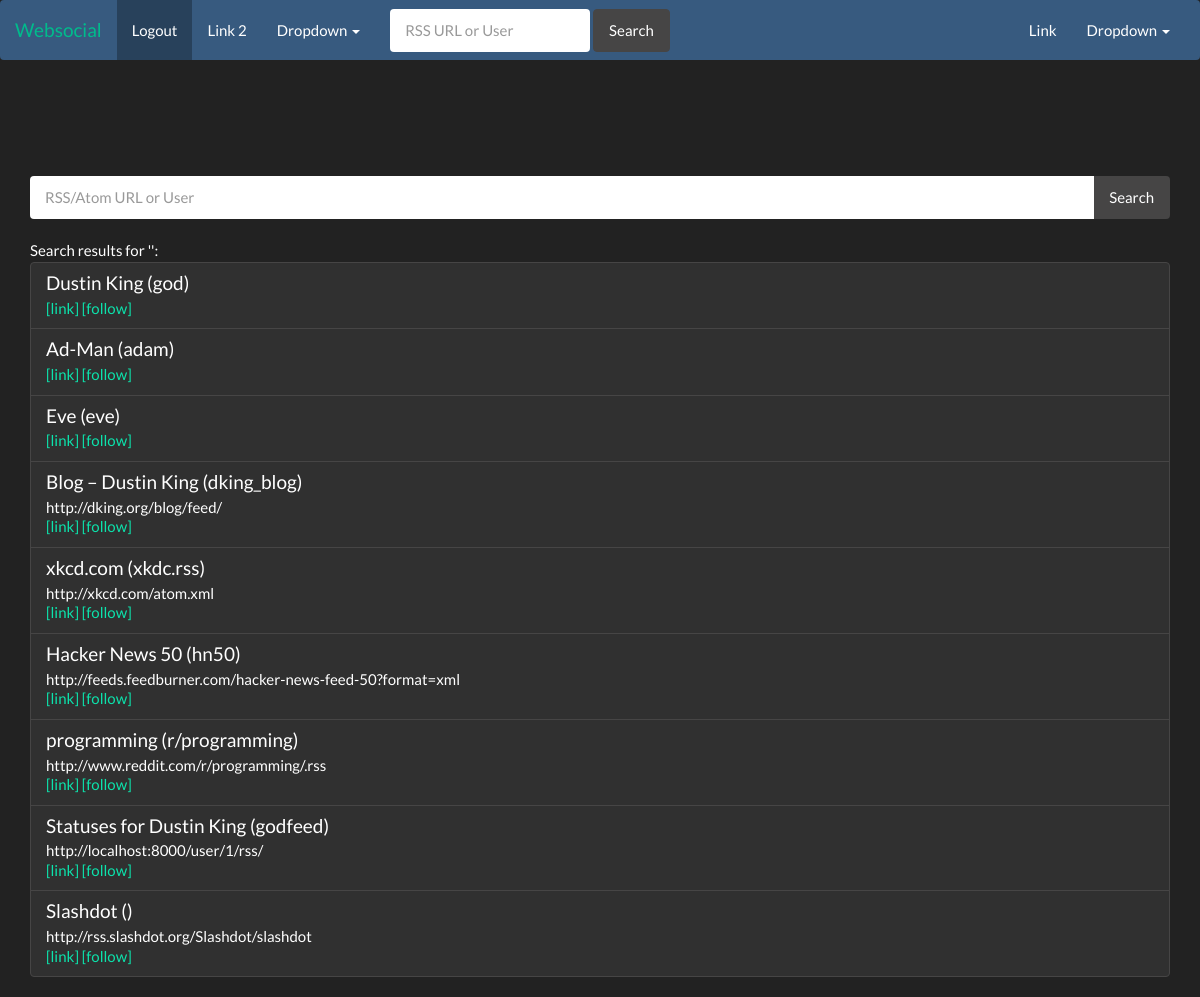
The app's page /search/ (signed in) with its own data.
### websocial/models.py (models this page shows, shortened)
class User(models.Model):
    nick = models.CharField(max_length=30, null=False, unique=True)
    url = models.URLField(max_length=256, null=True, blank=True)
    name = models.CharField(max_length=50, null=True, blank=True)
    local_user = models.ForeignKey(LocalUser, null=True, blank=True, on_delete=models.CASCADE)
    email = models.EmailField(max_length=254, null=True, blank=True)
    remote = models.BooleanField(null=False, default=False)
    following = models.ManyToManyField('User', symmetrical=False, null=True, blank=True)

### websocial/views.py (the view)
# urls.py: url(r'^search/', views.search),
def search(request):
    query = request.GET.get('q', '')
    if query:
        search_form = SearchForm(request.GET)
    else:
        search_form = SearchForm()
    return render(request, 'websocial/search.html', {
        'query': query,
        'valid_url': _valid_url(query),
        'users': _search_users(query),
        'search_form': search_form})

### websocial/views.py
class SearchForm(forms.Form):
    q = forms.CharField(max_length=256, required=False, widget=forms.TextInput(attrs={
        "id": "query_input",
        "class": "form-control",
        "placeholder": "RSS/Atom URL or User",
        "aria-describedby": "basic-addon2"}))

### websocial/views.py (called while the page is built)
def _valid_url(url):
    try:
        __validate(url)
        return True
    except ValidationError:
        return False

def _search_users(query):
    rss_users = User.objects.filter(url__icontains=query)
    local_users = User.objects.filter(nick__icontains=query)
    name_users = User.objects.filter(name__icontains=query)
    return (rss_users | local_users | name_users)[:10]

### templates/websocial/search.html (shortened to what this page needs)
{% extends 'websocial/base.html' %}
{% block body %}
<div class="page-header">
</div>
    <form method="get" action="/search/">
        <div class="input-group">
	    {{ search_form.q }}
            <span class="input-group-addon" id="basic-addon2">Search</span>
        </div>
    </form>
    <br/>
    {% if users %}
    Search results for '{{ query }}':
<div class="list-group" id="timeline">
{% for user in users %}
<div class="list-group-item" id="{{user.id}}">
	<h4 class="list-group-item-heading">{{ user.name }} ({{ user.nick }})</h4>
    {% if user.remote %}
    <p class="list-group-item-text">{{user.url}}</p>
    {% endif %}
    <p class="list-group-item-text">
    <a href="/user/{{user.id}}/">[link]</a>
	<a href="#" id="toggleFollow{{user.id}}" user_id="{{user.id}}">[follow]</a>
    </p>
    </div>
{% endfor %}
</div>
    {% else %}
	No results for '{{query}}'.
    {% endif %}
{% endblock %}

### records on screen
User: name "Dustin King", nick "god"
User: name "Ad-Man", nick "adam"
User: name "Eve", nick "eve"
User: name "Blog – Dustin King", nick "dking_blog", url "http://dking.org/blog/feed/"
User: name "xkcd.com", nick "xkdc.rss", url "http://xkcd.com/atom.xml"
User: name "Hacker News 50", nick "hn50", url "http://feeds.feedburner.com/hacker-news-feed-50?format=xml"
User: name "programming", nick "r/programming", url "http://www.reddit.com/r/programming/.rss"
User: name "Statuses for Dustin King", nick "godfeed", url "http://localhost:8000/user/1/rss/"
User: name "Slashdot", url "http://rss.slashdot.org/Slashdot/slashdot"
